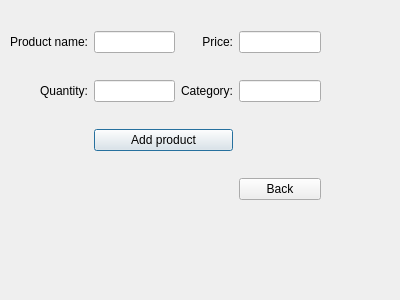
<?xml version="1.0" encoding="UTF-8"?>
<ui version="4.0">
 <class>sellerWindow</class>
 <widget class="QDialog" name="sellerWindow">
  <property name="geometry">
   <rect>
    <x>0</x>
    <y>0</y>
    <width>400</width>
    <height>300</height>
   </rect>
  </property>
  <property name="windowTitle">
   <string>Dialog</string>
  </property>
  <widget class="QWidget" name="gridLayoutWidget">
   <property name="geometry">
    <rect>
     <x>10</x>
     <y>10</y>
     <width>311</width>
     <height>211</height>
    </rect>
   </property>
   <layout class="QGridLayout" name="gridLayout">
    <item row="2" column="1" colspan="2">
     <widget class="QPushButton" name="add">
      <property name="text">
       <string>Add product</string>
      </property>
     </widget>
    </item>
    <item row="0" column="0">
     <widget class="QLabel" name="label_2">
      <property name="text">
       <string>Product name:</string>
      </property>
      <property name="alignment">
       <set>Qt::AlignRight|Qt::AlignTrailing|Qt::AlignVCenter</set>
      </property>
     </widget>
    </item>
    <item row="1" column="1">
     <widget class="QLineEdit" name="quantityInput"/>
    </item>
    <item row="1" column="0">
     <widget class="QLabel" name="label_3">
      <property name="text">
       <string>Quantity:</string>
      </property>
      <property name="alignment">
       <set>Qt::AlignRight|Qt::AlignTrailing|Qt::AlignVCenter</set>
      </property>
     </widget>
    </item>
    <item row="1" column="3">
     <widget class="QLineEdit" name="categoryInput"/>
    </item>
    <item row="0" column="1">
     <widget class="QLineEdit" name="productInput"/>
    </item>
    <item row="1" column="2">
     <widget class="QLabel" name="label_4">
      <property name="text">
       <string>Category:</string>
      </property>
      <property name="alignment">
       <set>Qt::AlignRight|Qt::AlignTrailing|Qt::AlignVCenter</set>
      </property>
     </widget>
    </item>
    <item row="0" column="3">
     <widget class="QLineEdit" name="priceInput"/>
    </item>
    <item row="0" column="2">
     <widget class="QLabel" name="label">
      <property name="text">
       <string>Price:</string>
      </property>
      <property name="alignment">
       <set>Qt::AlignRight|Qt::AlignTrailing|Qt::AlignVCenter</set>
      </property>
     </widget>
    </item>
    <item row="3" column="3">
     <widget class="QPushButton" name="back">
      <property name="text">
       <string>Back</string>
      </property>
     </widget>
    </item>
   </layout>
  </widget>
 </widget>
 <resources/>
 <connections/>
</ui>
